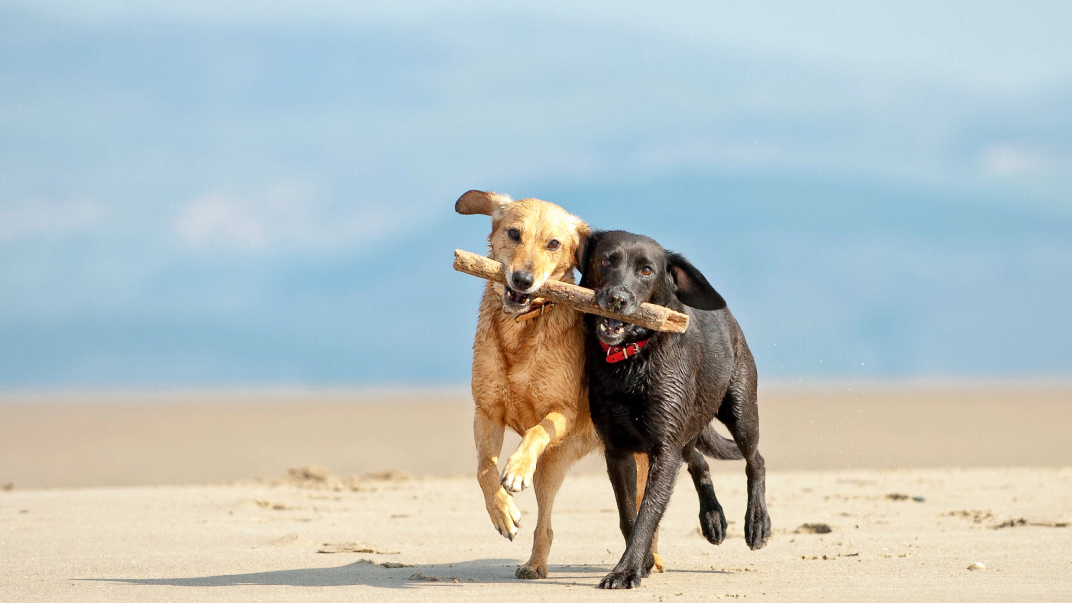
#> input picture masking/test_img/painter_input_image.jpg, 1072 x 603 px
$ python painter.py
#> lines starting #> are read from the running program, lines starting #| are printed output that depends on the picture; after the words box and inside, x2 and y2 are one past the last pixel; in counts of white or black regions, pixels touching at a corner belong together
# paint masks, contours, or points on images, with specified colors
import cv2
import numpy as np
from PIL import Image


def colormap(rgb=True):
	color_list = np.array(
		[
			0.000, 0.000, 0.000,
			1.000, 1.000, 1.000,
			1.000, 0.498, 0.313,
			0.392, 0.581, 0.929,
			0.000, 0.447, 0.741,
			0.850, 0.325, 0.098,
			0.929, 0.694, 0.125,
			0.494, 0.184, 0.556,
			0.466, 0.674, 0.188,
			0.301, 0.745, 0.933,
			0.635, 0.078, 0.184,
			0.300, 0.300, 0.300,
			0.600, 0.600, 0.600,
			1.000, 0.000, 0.000,
			1.000, 0.500, 0.000,
			0.749, 0.749, 0.000,
			0.000, 1.000, 0.000,
			0.000, 0.000, 1.000,
			0.667, 0.000, 1.000,
			0.333, 0.333, 0.000,
			0.333, 0.667, 0.000,
			0.333, 1.000, 0.000,
			0.667, 0.333, 0.000,
			0.667, 0.667, 0.000,
			0.667, 1.000, 0.000,
			1.000, 0.333, 0.000,
			1.000, 0.667, 0.000,
			1.000, 1.000, 0.000,
			0.000, 0.333, 0.500,
			0.000, 0.667, 0.500,
			0.000, 1.000, 0.500,
			0.333, 0.000, 0.500,
			0.333, 0.333, 0.500,
			0.333, 0.667, 0.500,
			0.333, 1.000, 0.500,
			0.667, 0.000, 0.500,
			0.667, 0.333, 0.500,
			0.667, 0.667, 0.500,
			0.667, 1.000, 0.500,
			1.000, 0.000, 0.500,
			1.000, 0.333, 0.500,
			1.000, 0.667, 0.500,
			1.000, 1.000, 0.500,
			0.000, 0.333, 1.000,
			0.000, 0.667, 1.000,
			0.000, 1.000, 1.000,
			0.333, 0.000, 1.000,
			0.333, 0.333, 1.000,
			0.333, 0.667, 1.000,
			0.333, 1.000, 1.000,
			0.667, 0.000, 1.000,
			0.667, 0.333, 1.000,
			0.667, 0.667, 1.000,
			0.667, 1.000, 1.000,
			1.000, 0.000, 1.000,
			1.000, 0.333, 1.000,
			1.000, 0.667, 1.000,
			0.167, 0.000, 0.000,
			0.333, 0.000, 0.000,
			0.500, 0.000, 0.000,
			0.667, 0.000, 0.000,
			0.833, 0.000, 0.000,
			1.000, 0.000, 0.000,
			0.000, 0.167, 0.000,
			0.000, 0.333, 0.000,
			0.000, 0.500, 0.000,
			0.000, 0.667, 0.000,
			0.000, 0.833, 0.000,
			0.000, 1.000, 0.000,
			0.000, 0.000, 0.167,
			0.000, 0.000, 0.333,
			0.000, 0.000, 0.500,
			0.000, 0.000, 0.667,
			0.000, 0.000, 0.833,
			0.000, 0.000, 1.000,
			0.143, 0.143, 0.143,
			0.286, 0.286, 0.286,
			0.429, 0.429, 0.429,
			0.571, 0.571, 0.571,
			0.714, 0.714, 0.714,
			0.857, 0.857, 0.857
		]
	).astype(np.float32)
	color_list = color_list.reshape((-1, 3)) * 255
	if not rgb:
		color_list = color_list[:, ::-1]
	return color_list


color_list = colormap()
color_list = color_list.astype('uint8').tolist()


def vis_add_mask(image, mask, color, alpha):
	color = np.array(color_list[color])
	mask = mask > 0.5
	image[mask] = image[mask] * (1-alpha) + color * alpha
	return image.astype('uint8')


def point_painter(input_image, input_points, point_color=5, point_alpha=0.9, point_radius=15, contour_color=2, contour_width=5):
	h, w = input_image.shape[:2]
	point_mask = np.zeros((h, w)).astype('uint8')
	for point in input_points:
		point_mask[point[1], point[0]] = 1

	kernel = cv2.getStructuringElement(2, (point_radius, point_radius))
	point_mask = cv2.dilate(point_mask, kernel)

	contour_radius = (contour_width - 1) // 2
	dist_transform_fore = cv2.distanceTransform(point_mask, cv2.DIST_L2, 3)
	dist_transform_back = cv2.distanceTransform(1-point_mask, cv2.DIST_L2, 3)
	dist_map = dist_transform_fore - dist_transform_back
	# ...:::!!!:::...
	contour_radius += 2
	contour_mask = np.abs(np.clip(dist_map, -contour_radius, contour_radius))
	contour_mask = contour_mask / np.max(contour_mask)
	contour_mask[contour_mask>0.5] = 1.

	# paint mask
	painted_image = vis_add_mask(input_image.copy(), point_mask, point_color, point_alpha)
	# paint contour
	painted_image = vis_add_mask(painted_image.copy(), 1-contour_mask, contour_color, 1)
	return painted_image


def mask_painter(input_image, input_mask, mask_color=5, mask_alpha=0.7, contour_color=1, contour_width=3):
	assert input_image.shape[:2] == input_mask.shape, 'different shape between image and mask'
	# 0: background, 1: foreground
	mask = np.clip(input_mask, 0, 1)
	contour_radius = (contour_width - 1) // 2

	dist_transform_fore = cv2.distanceTransform(mask, cv2.DIST_L2, 3)
	dist_transform_back = cv2.distanceTransform(1-mask, cv2.DIST_L2, 3)
	dist_map = dist_transform_fore - dist_transform_back
	# ...:::!!!:::...
	contour_radius += 2
	contour_mask = np.abs(np.clip(dist_map, -contour_radius, contour_radius))
	contour_mask = contour_mask / np.max(contour_mask)
	contour_mask[contour_mask>0.5] = 1.

	# paint mask
	painted_image = vis_add_mask(input_image.copy(), mask.copy(), mask_color, mask_alpha)
	# paint contour
	painted_image = vis_add_mask(painted_image.copy(), 1-contour_mask, contour_color, 1)

	return painted_image


def background_remover(input_image, input_mask):
	"""
	input_image: H, W, 3, np.array
	input_mask: H, W, np.array

	image_wo_background: PIL.Image
	"""
	assert input_image.shape[:2] == input_mask.shape, 'different shape between image and mask'
	# 0: background, 1: foreground
	mask = np.expand_dims(np.clip(input_mask, 0, 1), axis=2)*255
	image_wo_background = np.concatenate([input_image, mask], axis=2)		# H, W, 4
	image_wo_background = Image.fromarray(image_wo_background).convert('RGBA')

	return image_wo_background


if __name__ == '__main__':
	input_image = np.array(Image.open('./test_img/painter_input_image.jpg').convert('RGB'))
#> input_image is the input picture: shape (603, 1072, 3); mean R, G, B 182, 192.5, 191.9
	input_mask = np.array(Image.open('./test_img/painter_input_mask.jpg').convert('P'))
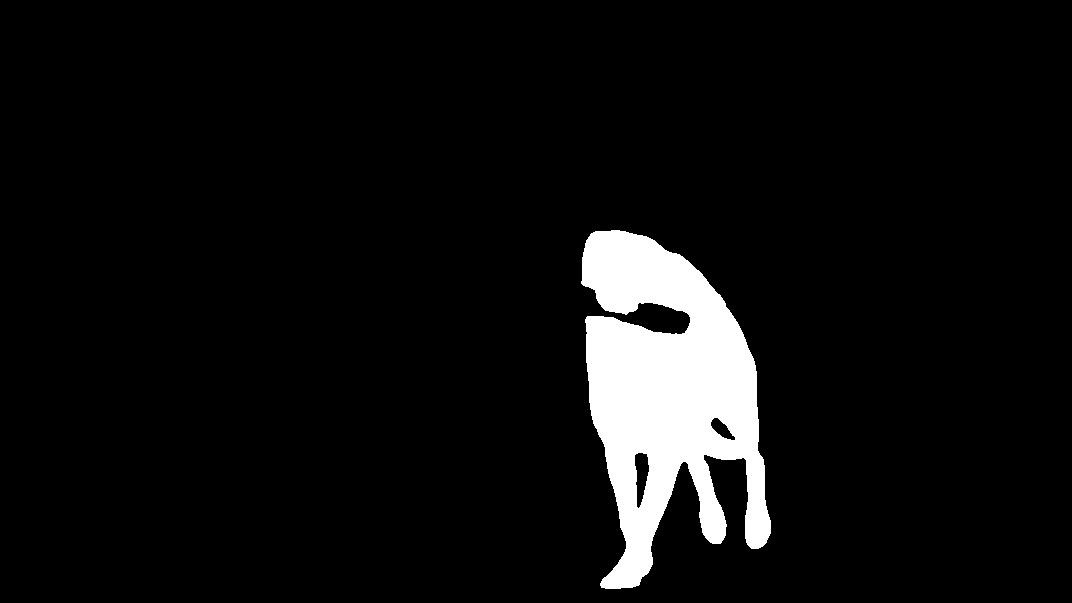
#> input picture masking/test_img/painter_input_mask.jpg, 1072 x 603 px
#> input_mask: shape (603, 1072); values 0 (black) and 225 (white), 6.1% white; 1 white region, box (x1, y1, x2, y2) and area: (581, 230, 771, 589) 39466

	# example of mask painter
	mask_color = 3
	mask_alpha = 0.7
	contour_color = 1
	contour_width = 5

	# save
	painted_image = Image.fromarray(input_image)
	painted_image.save('./test_img/original.png')

	painted_image = mask_painter(input_image, input_mask, mask_color, mask_alpha, contour_color, contour_width)
#> in mask_painter, `dist_transform_fore = cv2.distanceTransform(mask, cv2.DIST_L2, 3)`:
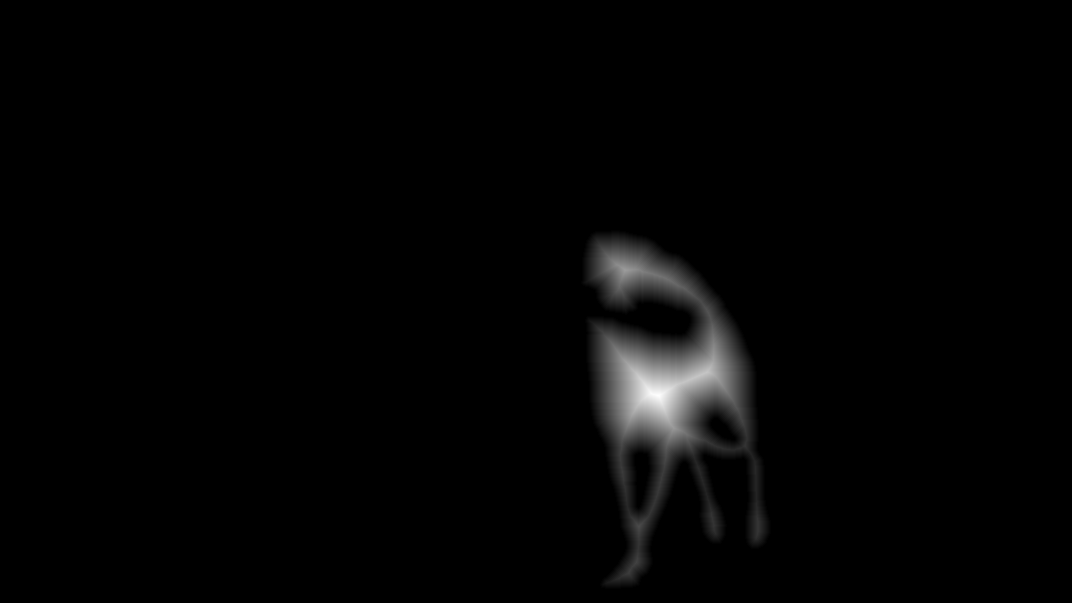
#> dist_transform_fore: shape (603, 1072) float32; min 0, max 61.12, mean 1; drawn with min black and max white
#> in mask_painter, `dist_transform_back = cv2.distanceTransform(1-mask, cv2.DIST_L2, 3)`:
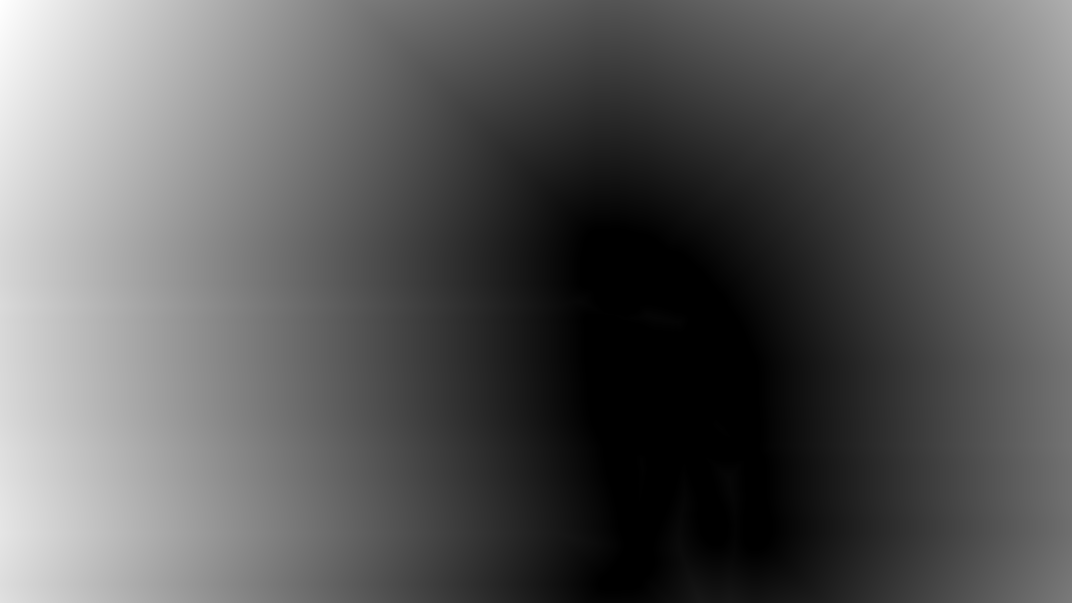
#> dist_transform_back: shape (603, 1072) float32; min 0, max 659.1, mean 237.4; drawn with min black and max white
#> in mask_painter, `dist_map = dist_transform_fore - dist_transform_back`:
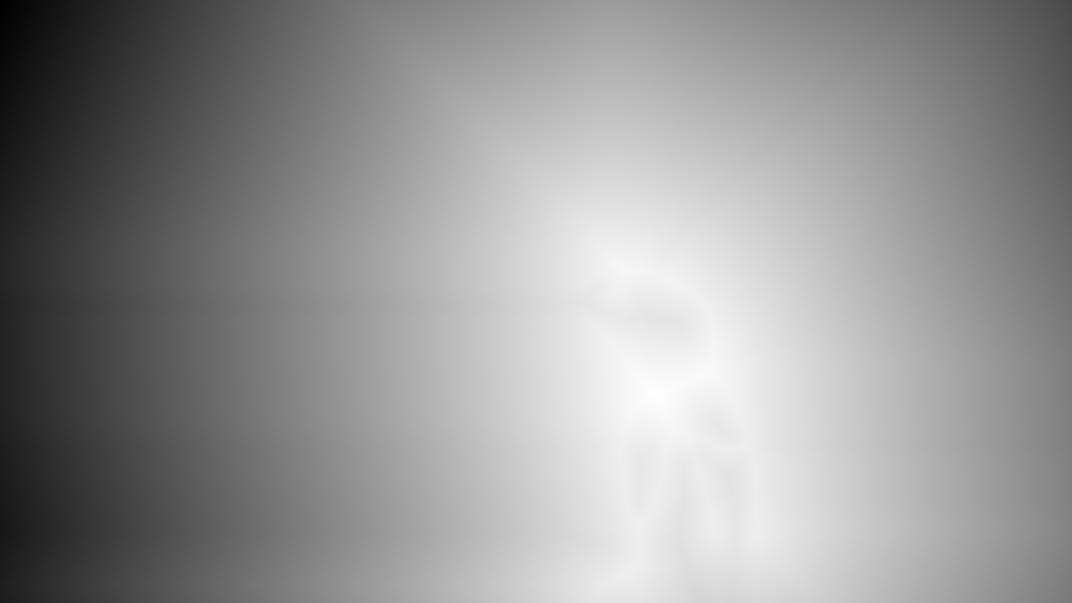
#> dist_map: shape (603, 1072) float32; min -659.1, max 61.12, mean -236.4; drawn with min black and max white
#> in mask_painter, `contour_mask[contour_mask>0.5] = 1.`:
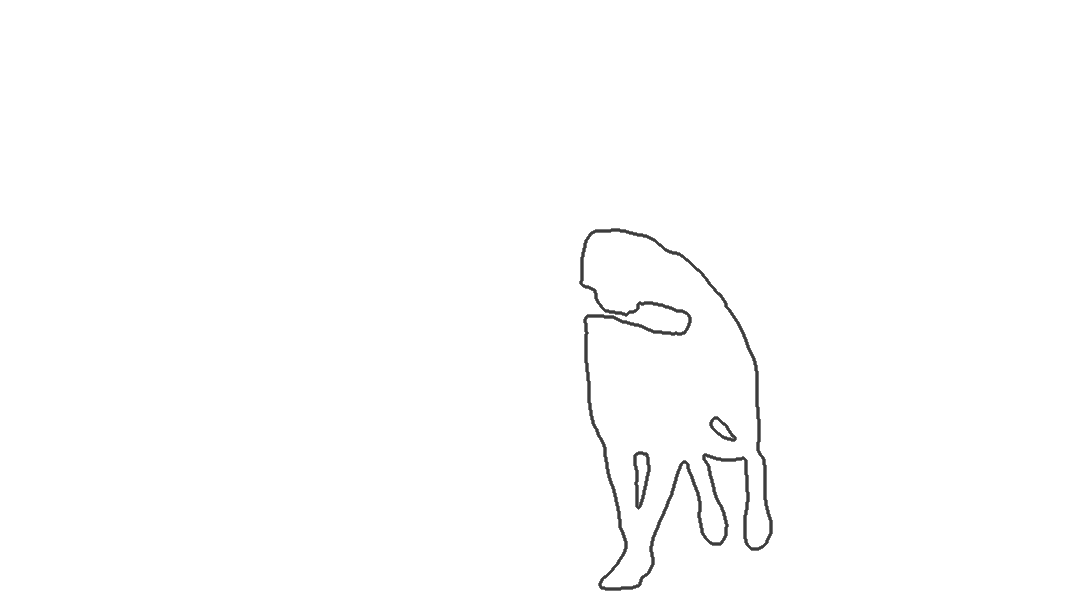
#> contour_mask: shape (603, 1072) float32; min 0.239, max 1, mean 0.993
#> call 2 of vis_add_mask, with color = 1, alpha = 1
#> in vis_add_mask (call 2), `mask = mask > 0.5`:
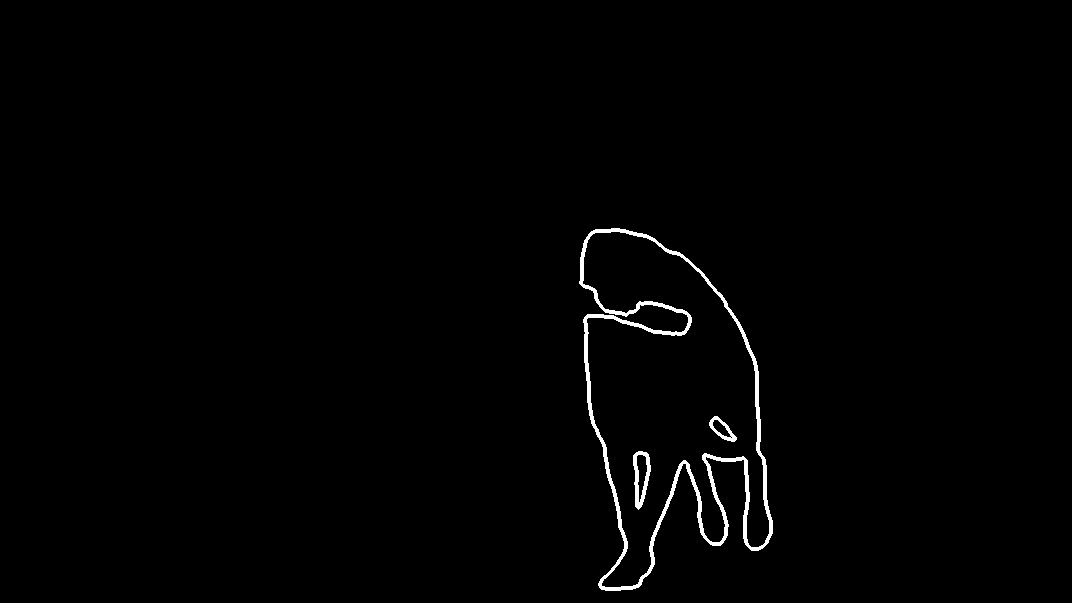
#> mask: shape (603, 1072) bool; 0.99% white; 3 white regions, box (x1, y1, x2, y2) and area: (579, 228, 773, 591) 5719, (633, 451, 651, 510) 470, (709, 416, 737, 442) 234

	# save
	painted_image = Image.fromarray(input_image)
	painted_image.save('./test_img/original1.png')

	# example of point painter
	input_image = np.array(Image.open('./test_img/painter_input_image.jpg').convert('RGB'))
	input_points = np.array([[500, 375], [70, 600]])	# x, y
	point_color = 5
	point_alpha = 0.9
	point_radius = 15
	contour_color = 2
	contour_width = 5
	painted_image_1 = point_painter(input_image, input_points, point_color, point_alpha, point_radius, contour_color, contour_width)
#> in vis_add_mask (call 3), `mask = mask > 0.5`: mask: shape (603, 1072) bool; 0.05% white; 2 white regions, box (x1, y1, x2, y2) and area: (493, 368, 508, 383) 169, (63, 593, 78, 603) 122
#> in vis_add_mask (call 4), `mask = mask > 0.5`: mask: shape (603, 1072) bool; 0.04% white; 2 white regions, box (x1, y1, x2, y2) and area: (491, 366, 510, 385) 168, (61, 591, 80, 603) 104
	# save
	painted_image = Image.fromarray(painted_image_1)
	painted_image.save('./test_img/point_painter_1.png')

	input_image = np.array(Image.open('./test_img/painter_input_image.jpg').convert('RGB'))
	painted_image_2 = point_painter(input_image, input_points, point_color=9, point_radius=20, contour_color=29)
#> in vis_add_mask (call 5), `mask = mask > 0.5`: mask: shape (603, 1072) bool; 0.08% white; 2 white regions, box (x1, y1, x2, y2) and area: (491, 366, 511, 386) 325, (61, 591, 81, 603) 212
#> in vis_add_mask (call 6), `mask = mask > 0.5`: mask: shape (603, 1072) bool; 0.06% white; 2 white regions, box (x1, y1, x2, y2) and area: (489, 364, 513, 388) 232, (59, 589, 83, 603) 136
	# save
	painted_image = Image.fromarray(painted_image_2)
	painted_image.save('./test_img/point_painter_2.png')

	# example of background remover
	input_image = np.array(Image.open('./test_img/original.png').convert('RGB'))
	image_wo_background = background_remover(input_image, input_mask)	# return PIL.Image
#> in background_remover, `image_wo_background = np.concatenate([input_image, mask], axis=2)`:
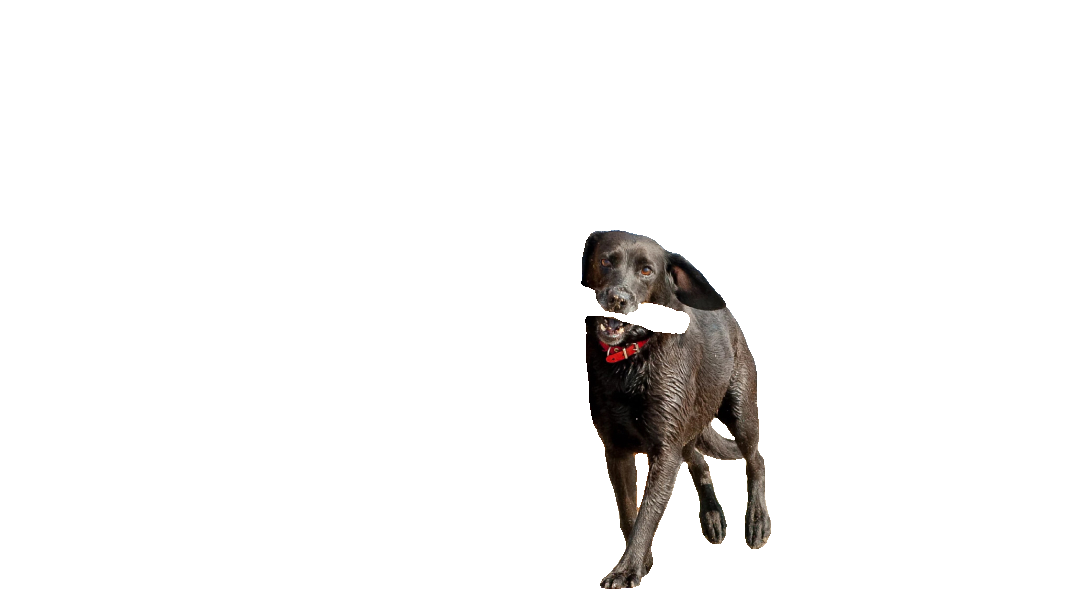
#> image_wo_background: shape (603, 1072, 4); mean R, G, B, A 182, 192.5, 191.9, 15.6; transparent parts drawn white
	image_wo_background.save('./test_img/image_wo_background.png')
